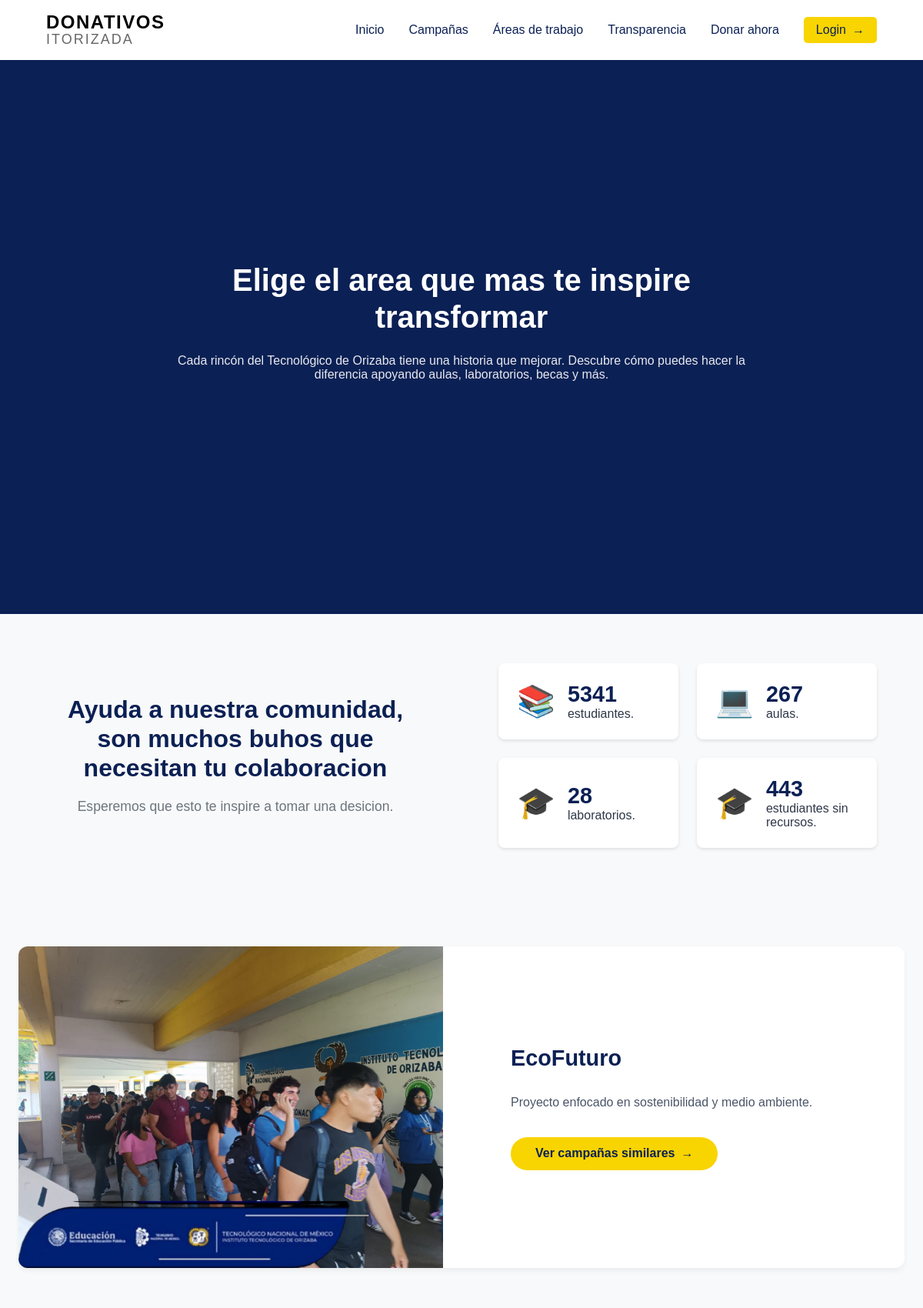
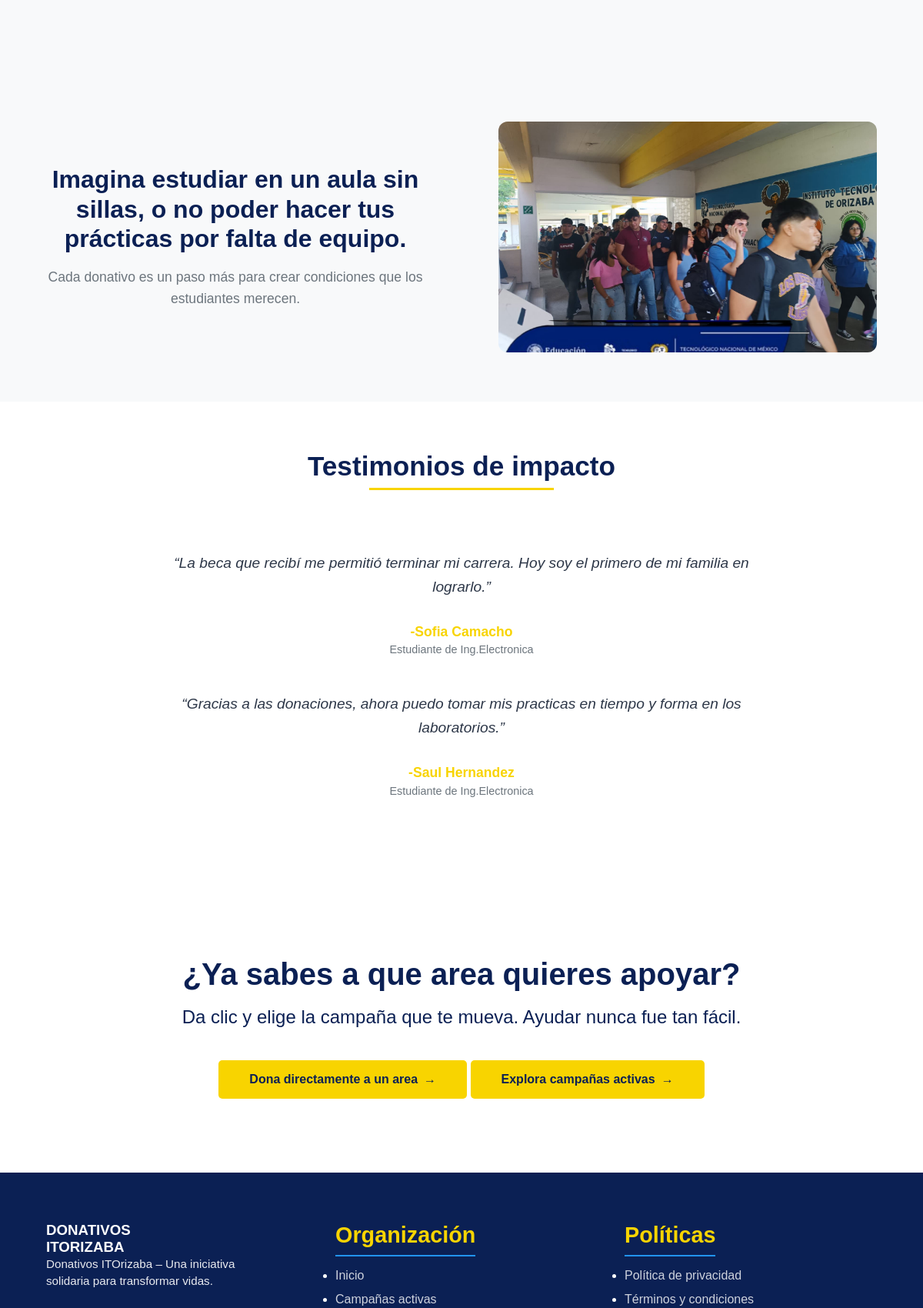
Page /view/areasapoyo.php (upper part) on the committed database (2 pictures, top to bottom).
### tables this page shows
CREATE TABLE Benefactor(
nIdBenefactor SMALLINT NOT NULL AUTO_INCREMENT,
sName VARCHAR (50) NOT NULL,
sDescription VARCHAR (250) NOT NULL,
PRIMARY KEY (nIdBenefactor)
);

### model/Benefactor.php (called while the page is built, shortened)
<?php
include("AccesoDatos.php");
class Benefactor{
    private $sName = "";
    private $sDescription = "";
    public function setsName($sName){
        $this -> sName = $sName;
    }
    public function setsDescription($sDescription){
        $this -> sDescription = $sDescription;
    }
    public function getsName(){
        return $this -> sName;
    }
    public function getsDescription(){
        return $this -> sDescription;
    }
    public static function getAll() {
        $oAccesoDatos = new AccesoDatos();
        $arrBenefactores = array();
        try {
            if ($oAccesoDatos->conectar()) {
                $sQuery = "SELECT * FROM Benefactor ORDER BY sName ASC";
                $arrRS = $oAccesoDatos->consulta($sQuery);
                if ($arrRS && count($arrRS) > 0) {
                    foreach ($arrRS as $fila) {
                        $oBenefactor = new Benefactor();
                        $oBenefactor->setnIdBenefactor($fila[0]);
                        $oBenefactor->setsName($fila[1]);
                        $oBenefactor->setsDescription($fila[2]);
                        $arrBenefactores[] = $oBenefactor;
                    }
                }
            }
        } catch (Exception $e) {
            throw $e;
        }
        return count($arrBenefactores) > 0 ? $arrBenefactores : null;
    }
}
?>

### model/AccesoDatos.php (called while the page is built, shortened)
<?php
class AccesoDatos{
    private $oConexion = null;
    private $sDBname = "ong_ito";
    private $sHost = "localhost";
    private $sUser = "administrador";
    private $sPassword = "administrador";
    function conectar(){
        $bRet = false;
        try{
            $this->oConexion = new PDO(
                "mysql:host=" . $this->sHost . ";dbname=" . $this->sDBname,
                $this->sUser,
                $this->sPassword,
                array(PDO::MYSQL_ATTR_INIT_COMMAND => "SET NAMES 'UTF8'")
            );
                        $bRet = true;
        }catch(Exception $e){
            throw $e;
        }
        return $bRet;
    }
    function consulta($psConsulta){
        $arrRS = null;
        $rst = null;
        $i = 0;
        $j = 0;
        try{
            $rst = $this -> oConexion -> query($psConsulta);
        }catch(Exception $e){
            throw $e;
        }
        if($rst){
            foreach($rst as $oLinea){
                foreach($oLinea as $llave=>$sValCol){
                    if(is_string($llave)){
                        $arrRS[$i][$j] = $sValCol;
                        $j++;
                    }
                }
            }
        }
        return $arrRS;
    }
    function desconectar(){
        $bRet = true;
        if($this -> oConexion != null){
            $this -> oConexion = null;
        }
        return $bRet;
    }
}
?>

### controller/benefactoresController.php (the view)
<?php
    include("../model/Benefactor.php");
    $oBenefactor = new Benefactor();
    $arrBenefactores = $oBenefactor -> getAll();
    foreach($arrBenefactores as $benefactor){
?>
    <div class="areas-grid">
            <div class="area-imagen">
                <img src="media/porque.jpg" alt="Estudiantes en laboratorio">
            </div>
            <div class="area-content">
                <h2 class="area-titulo"><?php echo $benefactor -> getsName() ; ?></h2>
                <p class="area-texto">
                <?php echo $benefactor -> getsDescription() ; ?>
                </p>
                <a href="campanas.php" class="area-boton">Ver campañas similares</a>
            </div>
        </div>
        <br>
<?php
    }
?>

### view/areasapoyo.php (shortened to what this page needs)
<?php
$customStyles = '<link rel="stylesheet" href="../view/css/vistas/areasapoyo.css">';
include_once("modules/navbar.php");
include_once("modules/hero.php");
$tituloPagina = "Elige el area que mas te inspire transformar";
$subtituloPagina = "Cada rincón del Tecnológico de Orizaba tiene una historia que mejorar.
Descubre cómo puedes hacer la diferencia apoyando aulas, laboratorios, becas y más.";
mostrarHero($tituloPagina, $subtituloPagina, );
?>
<section class="apoyo-seccion">
    <div class="apoyo-contenedor">
        <div class="dos-columna-apoyo">
            <div class="texto-columna-apoyo">
                <h2 class="titulo-principal-apoyo">Ayuda a nuestra comunidad, son muchos buhos que necesitan tu
                    colaboracion</h2>
                <p class="subtitulo-apoyo">Esperemos que esto te inspire a tomar una desicion.</p>
            </div>
            <div class="columna-apoyos">
                <div class="apoyo-item">
                    <div class="apoyo-icono">📚</div>
                    <div class="stat-content">
                        <span class="apoyo-numero">5341</span>
                        <p class="apoyo-descripcion">estudiantes.</p>
                    </div>
                </div>
                <div class="apoyo-item">
                    <div class="apoyo-icono">💻</div>
                    <div class="stat-content">
                        <span class="apoyo-numero">267</span>
                        <p class="apoyo-descripcion">aulas.</p>
                    </div>
                </div>
                <div class="apoyo-item">
                    <div class="apoyo-icono">🎓</div>
                    <div class="stat-content">
                        <span class="apoyo-numero">28</span>
                        <p class="apoyo-descripcion">laboratorios.
                        </p>
                    </div>
                </div>
                <div class="apoyo-item">
                    <div class="apoyo-icono">🎓</div>
                    <div class="stat-content">
                        <span class="apoyo-numero">443</span>
                        <p class="apoyo-descripcion">estudiantes sin recursos.
                        </p>
                    </div>
                </div>
            </div>
        </div>
    </div>
</section>
<section class="seccion-areas-apoyo">
    <div class="areas-contenedor">
    <?php
    include("../controller/benefactoresController.php");
    ?>
    </div>
</section>
<section class="interrogante-seccion">
    <div class="interrogante-contenedor">
        <div class="dos-columna-interrogante">
            <div class="texto-columna-interrogante">
                <h2 class="titulo-principal-interrogante">Imagina estudiar en un aula sin sillas, o no poder hacer tus
                    prácticas por falta de equipo.</h2>
                <p class="subtitulo-interrogante">Cada donativo es un paso más para crear condiciones que los
                    estudiantes merecen.</p>
            </div>
            <div class="columna-imagen">
                <img src="media/porque.jpg" alt="Estudiantes en laboratorio">
            </div>
        </div>
    </div>
</section>
<section class="mini-testimonios-impacto">
    <div class="mini-testimonios-contenedor">
        <h2 class="mini-testimonios-titulo">Testimonios de impacto</h2>
        <p class="mini-testimonio-frase">“La beca que recibí me permitió terminar mi carrera. Hoy soy el primero de mi
            familia en lograrlo.”</p>
        <p class="mini-testimonio-persona">-Sofia Camacho</p>
        <small>Estudiante de Ing.Electronica</small>
        <p class="mini-testimonio-frase">“Gracias a las donaciones, ahora puedo tomar mis practicas en tiempo y forma en
            los laboratorios.”</p>
        <p class="mini-testimonio-persona">-Saul Hernandez</p>
        <small>Estudiante de Ing.Electronica</small>
    </div>
</section>
<section class="desicion-seccion">
    <div class="desicion-contenedor">
        <div class="desicion-content">
            <h2 class="desicion-titulo">¿Ya sabes a que area quieres apoyar?</h2>
            <p class="desicion-subtitulo">Da clic y elige la campaña que te mueva. Ayudar nunca fue tan fácil.</p>
            <a href="iniciarsesion.php" class="desicion-boton">Dona directamente a un area</a>
            <a href="campanas.php" class="desicion-boton">Explora campañas activas</a>
        </div>
    </div>
</section>

### view/modules/navbar.php
<nav class="navbar">
    <div class="navbar-logo">
        <span class="logo-line1">DONATIVOS</span>
        <span class="logo-line2">ITORIZADA</span>
    </div>
    <div class="nav-links">
        <a href="../index.php" class="nav-link">Inicio</a>
        <a href="campanas.php" class="nav-link">Campañas</a>
        <a href="areasapoyo.php" class="nav-link">Áreas de trabajo</a>
        <a href="transparencia.php" class="nav-link">Transparencia</a>
        <a href="D1_Area.php" class="nav-link">Donar ahora</a>
        <a href="iniciarsesion.php" class="nav-link login-link">Login</a>
    </div>
</nav>

### view/modules/hero.php (shortened to what this page needs)
<?php
function mostrarHero($titulo, $subtitulo, $boton = "")
{
    ?>
    <section class="hero">
        <div class="hero-contenido">
            <h1 class="hero-titulo">
                <?php echo htmlspecialchars($titulo); ?>
            </h1>
            <p class="hero-subtitulo">
                <?php echo htmlspecialchars($subtitulo); ?>
            </p>
        </div>
    </section>
    <?php
}
?>

### view/css/vistas/areasapoyo.css (style rules this page uses)
.apoyo-seccion { padding: 4rem 5%; background: #f8f9fa; }
.apoyo-contenedor { max-width: 1200px; margin: 0 auto; }
.dos-columna-apoyo { display: flex; gap: 4rem; align-items: center; }
.texto-columna-apoyo { flex: 1; padding-right: 2rem; }
.titulo-principal-apoyo { font-size: 2rem; color: #0B2054; margin-bottom: 1rem; line-height: 1.2; text-align: center; }
.subtitulo-apoyo { color: #6c757d; font-size: 1.1rem; line-height: 1.6; text-align: center; }
.columna-apoyos { flex: 1; display: grid; grid-template-columns: repeat(2, 1fr); gap: 1.5rem; }
.apoyo-item { background: white; padding: 1.5rem; border-radius: 8px; box-shadow: 0 2px 4px rgba(0, 0, 0, 0.1); display: flex; align-items: center; gap: 1rem; }
.apoyo-icono { font-size: 2.5rem; color: #F8D400; }
.apoyo-numero { color: #0B2054; font-size: 1.8rem; font-weight: 700; }
.apoyo-descripcion { color: #2d3748; font-size: 1rem; }
.seccion-areas-apoyo { padding: 4rem 1.5rem; background-color: #f8f9fa; }
.areas-contenedor { max-width: 1200px; margin: 0 auto; }
.areas-grid { display: grid; grid-template-columns: 1fr 1fr; gap: 3rem; margin-bottom: 4rem; background: white; border-radius: 12px; box-shadow: 0 4px 6px rgba(0, 0, 0, 0.05); transition: transform 0.3s ease; }
.area-imagen { position: relative; overflow: hidden; border-radius: 12px 0 0 12px; }
.area-imagen img { width: 100%; height: 100%; object-fit: cover; min-height: 350px; }
.area-content { padding: 2.5rem; display: flex; flex-direction: column; justify-content: center; }
.area-titulo { color: #0B2054; font-size: 1.8rem; margin-bottom: 1.5rem; line-height: 1.3; }
.area-texto { color: #4a5568; line-height: 1.7; margin-bottom: 2rem; }
.area-boton { align-self: flex-start; background-color: #F8D400; color: #0B2054; padding: 0.8rem 2rem; border-radius: 25px; text-decoration: none; font-weight: 600; transition: all 0.3s ease; display: inline-flex; align-items: center; gap: 0.5rem; }
.area-boton::after { content: '→'; transition: transform 0.3s ease; }
.interrogante-seccion { padding: 4rem 5%; background: #f8f9fa; }
.interrogante-contenedor { max-width: 1200px; margin: 0 auto; }
.dos-columna-interrogante { display: flex; gap: 4rem; align-items: center; }
.texto-columna-interrogante { flex: 1; padding-right: 2rem; }
.titulo-principal-interrogante { font-size: 2rem; color: #0B2054; margin-bottom: 1rem; line-height: 1.2; text-align: center; }
.subtitulo-interrogante { color: #6c757d; font-size: 1.1rem; line-height: 1.6; text-align: center; }
.columna-imagen { flex: 1; position: relative; overflow: hidden; border-radius: 12px; height: 300px; }
.columna-imagen img { width: 100%; height: 100%; object-fit: cover; object-position: center; }
.mini-testimonios-impacto { padding: 4rem 1.5rem; background-color: #ffffff; }
.mini-testimonios-contenedor { max-width: 1200px; margin: 0 auto; text-align: center; }
.mini-testimonios-titulo { color: #0B2054; font-size: 2.2rem; margin-bottom: 3rem; position: relative; display: inline-block; }
.mini-testimonios-titulo::after { content: ''; display: block; width: 60%; height: 3px; background: #F8D400; margin: 0.5rem auto 0; }
.mini-testimonio-frase { color: #2d3748; font-size: 1.2rem; line-height: 1.6; max-width: 800px; margin: 2rem auto; font-style: italic; }
.mini-testimonio-persona { color: #F8D400; font-weight: 600; margin: 1rem 0 0.3rem; font-size: 1.1rem; }
.mini-testimonios-contenedor small { color: #6c757d; display: block; margin-bottom: 3rem; font-size: 0.9rem; }
.desicion-seccion { padding: 6rem 5%; background-color: #FFFFFF; text-align: center; }
.desicion-contenedor { max-width: 1200px; margin: 0 auto; }
.desicion-titulo { color: #0B2054; font-size: 2.5rem; margin-bottom: 1rem; }
.desicion-subtitulo { color: #0B2054; font-size: 1.5rem; line-height: 1.4; margin-bottom: 2.5rem; }
.desicion-boton { display: inline-flex; align-items: center; gap: 0.5rem; background-color: #F8D400; color: #0B2054; padding: 1rem 2.5rem; border-radius: 5px; text-decoration: none; font-weight: 700; transition: all 0.3s ease; }
.desicion-boton::after { content: '→'; transition: transform 0.3s ease; }

### view/css/componentes/hero.css (style rules this page uses)
.hero { background-color: #0B2054; padding: 6rem 5%; min-height: 90vh; display: flex; align-items: center; }
.hero-contenido { max-width: 800px; margin: 0 auto; text-align: center; color: white; }
.hero-titulo { font-size: 2.5rem; line-height: 1.2; margin-bottom: 1.5rem; font-weight: 700; }
.hero-subtitulo { font-size: 1rem; margin-bottom: 2.5rem; opacity: 0.9; }

### rows in the picture
benefactor: sName "EcoFuturo", sDescription "Proyecto enfocado en sostenibilidad y medio ambiente."

### other values in the picture
$titulo "Elige el area que mas te inspire transformar"
$subtitulo "Cada rincón del Tecnológico de Orizaba tiene una historia que mejorar. Descubre cómo puedes hacer la diferencia apoyando aulas, laboratorios, becas y más."
